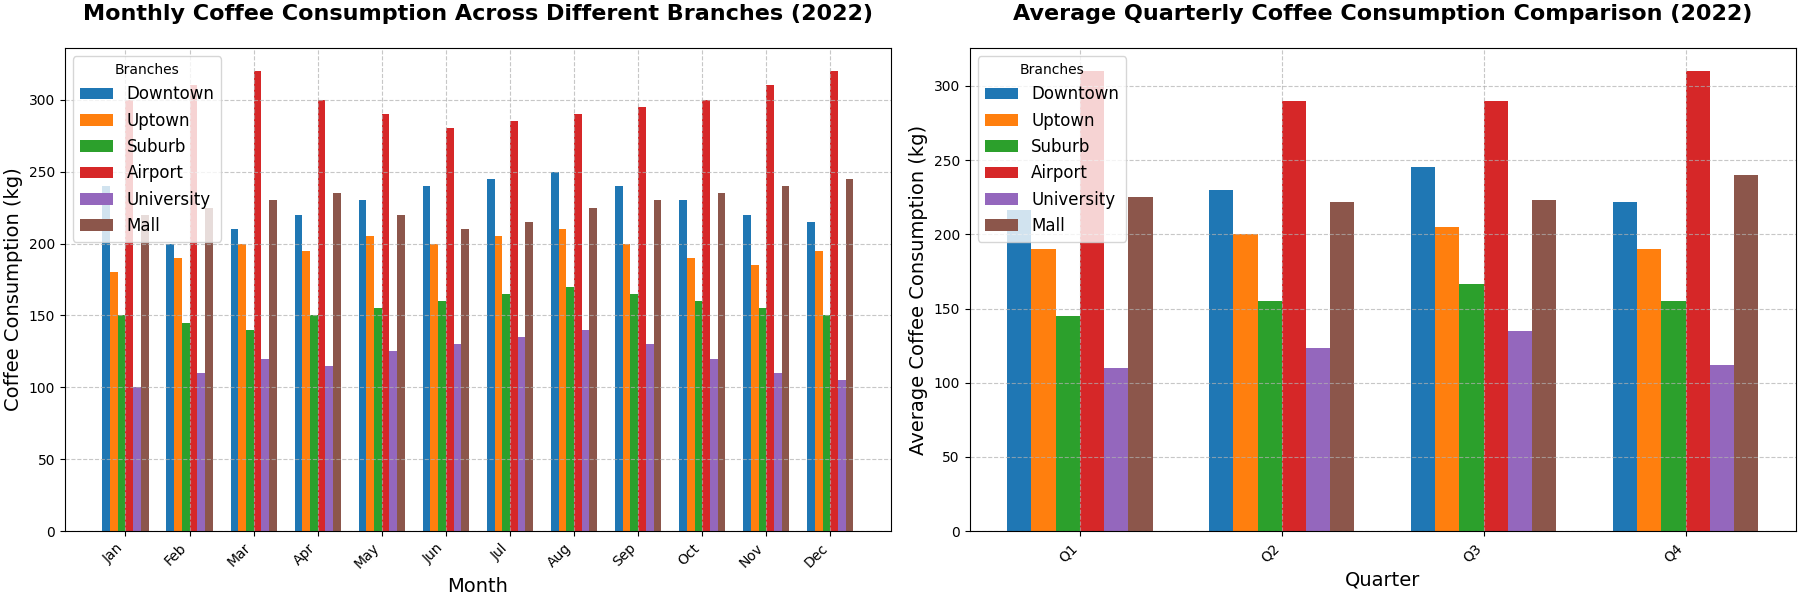

Reproduce this figure in Python.
import matplotlib.pyplot as plt
import numpy as np

branches = ['Downtown', 'Uptown', 'Suburb', 'Airport', 'University', 'Mall']
months = np.arange(1, 13)

# Coffee consumption data in kilograms for each branch
downtown_consumption = [240, 200, 210, 220, 230, 240, 245, 250, 240, 230, 220, 215]
uptown_consumption = [180, 190, 200, 195, 205, 200, 205, 210, 200, 190, 185, 195]
suburb_consumption = [150, 145, 140, 150, 155, 160, 165, 170, 165, 160, 155, 150]
airport_consumption = [300, 310, 320, 300, 290, 280, 285, 290, 295, 300, 310, 320]
university_consumption = [100, 110, 120, 115, 125, 130, 135, 140, 130, 120, 110, 105]
mall_consumption = [220, 225, 230, 235, 220, 210, 215, 225, 230, 235, 240, 245]

# Creating the subplots (changed to 1 row, 2 columns)
fig, axes = plt.subplots(1, 2, figsize=(18, 6), constrained_layout=True)

bar_width = 0.12
x_indices = np.arange(len(months))

for i, (consumption, label) in enumerate(zip([downtown_consumption, uptown_consumption, suburb_consumption, airport_consumption, university_consumption, mall_consumption], branches)):
    axes[0].bar(x_indices + i * bar_width, consumption, bar_width, label=label)

axes[0].set_title("Monthly Coffee Consumption Across Different Branches (2022)", fontsize=16, fontweight='bold', pad=20)
axes[0].set_xlabel("Month", fontsize=14)
axes[0].set_ylabel("Coffee Consumption (kg)", fontsize=14)
axes[0].set_xticks(x_indices + bar_width * (len(branches) - 1) / 2)
axes[0].set_xticklabels(['Jan', 'Feb', 'Mar', 'Apr', 'May', 'Jun', 'Jul', 'Aug', 'Sep', 'Oct', 'Nov', 'Dec'], rotation=45, ha='right')
axes[0].legend(loc='upper left', title='Branches', fontsize=12)
axes[0].grid(True, linestyle='--', alpha=0.7)

quarters = ['Q1', 'Q2', 'Q3', 'Q4']
x_indices_2 = np.arange(len(quarters))
average_consumptions = {
    'Downtown': [np.mean(downtown_consumption[i*3:i*3+3]) for i in range(4)],
    'Uptown': [np.mean(uptown_consumption[i*3:i*3+3]) for i in range(4)],
    'Suburb': [np.mean(suburb_consumption[i*3:i*3+3]) for i in range(4)],
    'Airport': [np.mean(airport_consumption[i*3:i*3+3]) for i in range(4)],
    'University': [np.mean(university_consumption[i*3:i*3+3]) for i in range(4)],
    'Mall': [np.mean(mall_consumption[i*3:i*3+3]) for i in range(4)],
}

for i, (label, avg) in enumerate(average_consumptions.items()):
    axes[1].bar(x_indices_2 + i * bar_width, avg, bar_width, label=label)

axes[1].set_title("Average Quarterly Coffee Consumption Comparison (2022)", fontsize=16, fontweight='bold', pad=20)
axes[1].set_xlabel("Quarter", fontsize=14)
axes[1].set_ylabel("Average Coffee Consumption (kg)", fontsize=14)
axes[1].set_xticks(x_indices_2 + bar_width * (len(branches) - 1) / 2)
axes[1].set_xticklabels(quarters, rotation=45, ha='right')
axes[1].legend(loc='upper left', title='Branches', fontsize=12)
axes[1].grid(True, linestyle='--', alpha=0.7)

plt.show()
